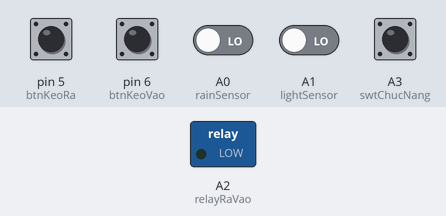
This sketch was run on a simulated Arduino Uno, built with avr-gcc and run on an emulated ATmega328P. Parts: switched loads named in the sketch (green lamp = pin HIGH). The inputs (shaded band) are chosen by the test bench; at power-on: A0 (rainSensor), A1 (lightSensor), A3 (swtChucNang), pin 5 (btnKeoRa), pin 6 (btnKeoVao) LOW.

Above: at 1.2 s.
1.3 s: pin 5 (btnKeoRa) pulled HIGH for 0.15 s
At 1.6 s:
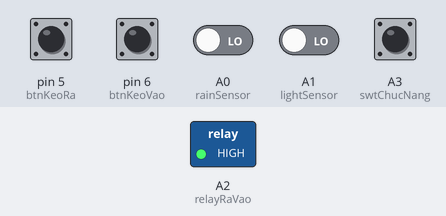
2.9 s: pin 6 (btnKeoVao) pulled HIGH for 0.15 s
At 4.0 s:
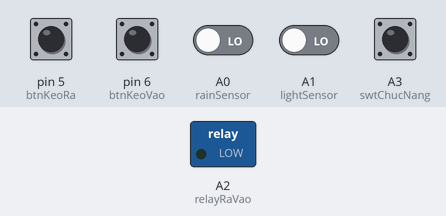
4.5 s: pin 5 (btnKeoRa) pulled HIGH for 1 s
At 5.2 s:
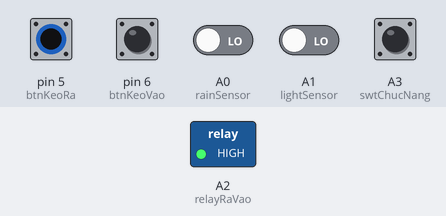
7.0 s: pin 5 (btnKeoRa) driven HIGH and pin 6 (btnKeoVao) driven HIGH
At 7.4 s:
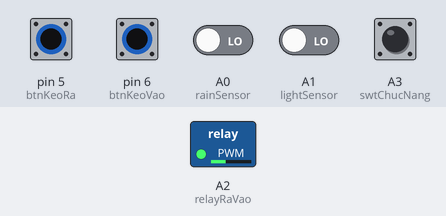
8.5 s: pin 6 (btnKeoVao) driven LOW
At 9.3 s:
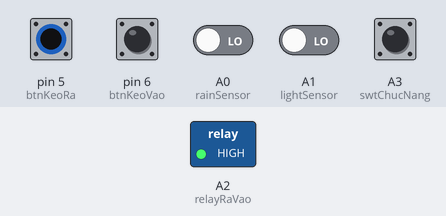
10.0 s: A3 (swtChucNang) pulled HIGH for 0.15 s
At 10.07 s:
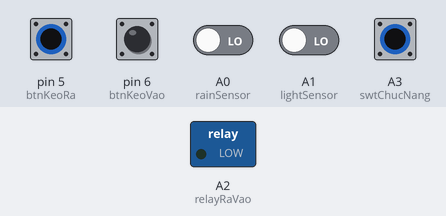
Timing chart, 0 to 12.6 s (numbered marks = the images above; inputs shaded):
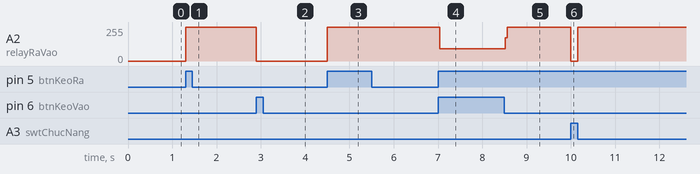

The sketch:

GianPhoiThongMinh_Ver3.0.ino
```cpp
const int rainSensor = A0 ;
const int lightSensor = A1;
const int relayRaVao = A2;
const int swtChucNang = A3;
const int btnKeoRa = 5;
const int btnKeoVao = 6;

bool checkLightDark(int lightSensor) {
  // Trả về TRUE khi trời tối, FALSE khi trời sáng
  return digitalRead(lightSensor);
}

bool checkRain(int rainSensor) {
  // Trả về TRUE khi trời không mưa, FALSE khi trời mưa
  return digitalRead(rainSensor);
}

void keoRa() {
  digitalWrite(relayRaVao, HIGH);
}

void keoVao() {
  digitalWrite(relayRaVao, LOW);
}

void setup() {
  pinMode(lightSensor, INPUT);
  pinMode(rainSensor, INPUT);
  pinMode(relayRaVao, OUTPUT);
  pinMode(swtChucNang, INPUT);
  pinMode(btnKeoRa, INPUT);
  pinMode(btnKeoVao, INPUT);
  keoVao();
}
void loop() {
  if (digitalRead(swtChucNang) == 1) {
    if (checkLightDark(lightSensor) == 0 && checkRain(rainSensor) == 1) {
      keoRa();
    } else {
      keoVao();
    }
  } else {
    if(digitalRead(btnKeoRa)==1){
      keoRa();
    }
    if(digitalRead(btnKeoVao)==1){
      keoVao();
    }
  }
}
```

Measured:
- after the input at 1.3 s, A2 (relayRaVao): 0/255 → 255/255 at once
- after the input at 2.9 s, A2 (relayRaVao): 255/255 → 0/255 at once
- after the input at 4.5 s, A2 (relayRaVao): 0/255 → 255/255 at once
- after the input at 7.0 s, A2 (relayRaVao): 255/255 → 93/255 at once
- after the input at 8.5 s, A2 (relayRaVao): 93/255 → 255/255 at once
- after the input at 10.0 s, A2 (relayRaVao): 255/255 → 0/255 at once, → 255/255 0.15 s later
